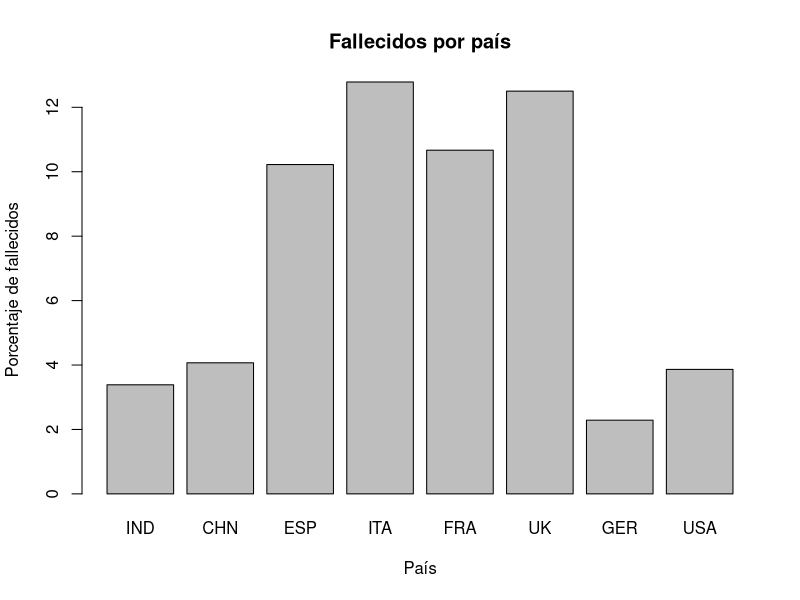

This figure's R source:
## ---- chunk 1
knitr::opts_chunk$set(echo = TRUE)
## ---- chunk 2

library(ggplot2)

Coronavirus = read.csv("Coronavirus.csv", sep=";")

df = Coronavirus[Coronavirus$Paises == c("Estados Unidos", "España", "Italia", "Francia", "Alemania", "China", "Reino Unido", "Suiza", "Chile", "India"), c("Paises", "Casos.Positivos", "Fallecidos", "PIB.Per.Capita..D.")]

df$Paises <- as.character(df$Paises)

df$Paises[df$Paises == "Estados Unidos"] = "USA"
df$Paises[df$Paises == "España"] = "ESP"
df$Paises[df$Paises == "Italia"] = "ITA"
df$Paises[df$Paises == "Francia"] = "FRA"
df$Paises[df$Paises == "Alemania"] = "GER"
df$Paises[df$Paises == "China"] = "CHN"
df$Paises[df$Paises == "Reino Unido"] = "UK"
df$Paises[df$Paises == "Suiza"] = "SUI"
df$Paises[df$Paises == "Chile"] = "CHL"
df$Paises[df$Paises == "India"] = "IND"

fallecidos = df[order(df$PIB.Per.Capita..D.),]$Fallecidos
positivos = df[order(df$PIB.Per.Capita..D.),]$Casos.Positivos
paises = df[order(df$PIB.Per.Capita..D.),]$Paises

barplot(100 * fallecidos / positivos, main="Fallecidos por país", xlab="País", ylab="Porcentaje de fallecidos", names.arg=paises)

